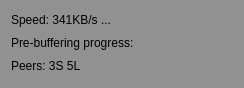
<?xml version="1.0" encoding="UTF-8"?>
<ui version="4.0">
 <class>Form</class>
 <widget class="QWidget" name="Form">
  <property name="geometry">
   <rect>
    <x>0</x>
    <y>0</y>
    <width>244</width>
    <height>88</height>
   </rect>
  </property>
  <property name="sizePolicy">
   <sizepolicy hsizetype="MinimumExpanding" vsizetype="MinimumExpanding">
    <horstretch>0</horstretch>
    <verstretch>0</verstretch>
   </sizepolicy>
  </property>
  <property name="minimumSize">
   <size>
    <width>0</width>
    <height>0</height>
   </size>
  </property>
  <property name="maximumSize">
   <size>
    <width>16777215</width>
    <height>16777215</height>
   </size>
  </property>
  <property name="cursor">
   <cursorShape>ArrowCursor</cursorShape>
  </property>
  <property name="windowTitle">
   <string>Form</string>
  </property>
  <property name="autoFillBackground">
   <bool>false</bool>
  </property>
  <property name="styleSheet">
   <string notr="true">QWidget {
background-color: #919191;
border-radius: 4px;
}
QLabel {
color: black;
border-radius: 0px;
}</string>
  </property>
  <layout class="QVBoxLayout" name="verticalLayout">
   <item>
    <widget class="QLabel" name="download_speed_label">
     <property name="sizePolicy">
      <sizepolicy hsizetype="Preferred" vsizetype="Fixed">
       <horstretch>0</horstretch>
       <verstretch>0</verstretch>
      </sizepolicy>
     </property>
     <property name="minimumSize">
      <size>
       <width>0</width>
       <height>16</height>
      </size>
     </property>
     <property name="maximumSize">
      <size>
       <width>16777215</width>
       <height>16</height>
      </size>
     </property>
     <property name="text">
      <string>Speed: 341KB/s ...</string>
     </property>
    </widget>
   </item>
   <item>
    <widget class="QLabel" name="prebuf_label">
     <property name="sizePolicy">
      <sizepolicy hsizetype="Preferred" vsizetype="Fixed">
       <horstretch>0</horstretch>
       <verstretch>0</verstretch>
      </sizepolicy>
     </property>
     <property name="minimumSize">
      <size>
       <width>0</width>
       <height>16</height>
      </size>
     </property>
     <property name="maximumSize">
      <size>
       <width>16777215</width>
       <height>16</height>
      </size>
     </property>
     <property name="text">
      <string>Pre-buffering progress:</string>
     </property>
    </widget>
   </item>
   <item>
    <widget class="QLabel" name="peers_label">
     <property name="sizePolicy">
      <sizepolicy hsizetype="Preferred" vsizetype="Fixed">
       <horstretch>0</horstretch>
       <verstretch>0</verstretch>
      </sizepolicy>
     </property>
     <property name="minimumSize">
      <size>
       <width>0</width>
       <height>16</height>
      </size>
     </property>
     <property name="maximumSize">
      <size>
       <width>16777215</width>
       <height>16</height>
      </size>
     </property>
     <property name="text">
      <string>Peers: 3S 5L</string>
     </property>
    </widget>
   </item>
  </layout>
 </widget>
 <resources/>
 <connections/>
</ui>
